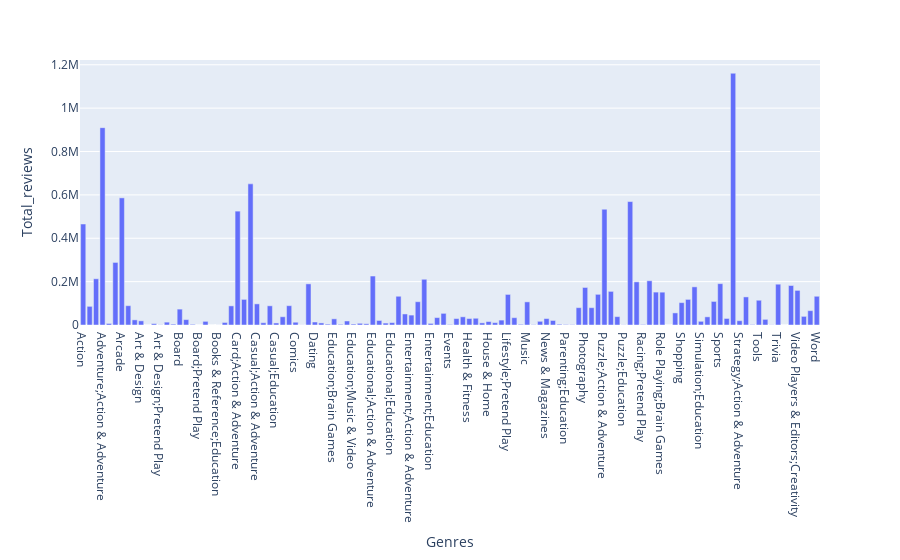

Notebook code for this chart:
### Code cell
px.bar(data_frame=genres_review_average,
        x=genres_review_average["Genres"],
        y=genres_review_average["Total_reviews"])

### Figure 1 — Plotly figure (JSON) as saved in the notebook; plotly's stock layout.template omitted (floating-point values rounded to 4 significant figures)
{"data": [{"alignmentgroup": "True", "hovertemplate": "Genres=%{x}<br>Total_reviews=%{y}<extra></extra>", "legendgroup": "", "marker": {"color": "#636efa", "pattern": {"shape": ""}}, "name": "", "offsetgroup": "", "orientation": "v", "showlegend": false, "textposition": "auto", "type": "bar", "x": ["Action", "Action;Action & Adventure", "Adventure", "Adventure;Action & Adventure", "Adventure;Brain Games", "Adventure;Education", "Arcade", "Arcade;Action & Adventure", "Arcade;Pretend Play", "Art & Design", "Art & Design;Action & Adventure", "Art & Design;Creativity", "Art & Design;Pretend Play", "Auto & Vehicles", "Beauty", "Board", "Board;Action & Adventure", "Board;Brain Games", "Board;Pretend Play", "Books & Reference", "Books & Reference;Creativity", "Books & Reference;Education", "Business", "Card", "Card;Action & Adventure", "Casino", "Casual", "Casual;Action & Adventure", "Casual;Brain Games", "Casual;Creativity", "Casual;Education", "Casual;Music & Video", "Casual;Pretend Play", "Comics", "Comics;Creativity", "Communication", "Dating", "Education", "Education;Action & Adventure", "Education;Brain Games", "Education;Creativity", "Education;Education", "Education;Music & Video", "Education;Pretend Play", "Educational", "Educational;Action & Adventure", "Educational;Brain Games", "Educational;Creativity", "Educational;Education", "Educational;Pretend Play", "Entertainment", "Entertainment;Action & Adventure", "Entertainment;Brain Games", "Entertainment;Creativity", "Entertainment;Education", "Entertainment;Music & Video", "Entertainment;Pretend Play", "Events", "Finance", "Food & Drink", "Health & Fitness", "Health & Fitness;Action & Adventure", "Health & Fitness;Education", "House & Home", "Libraries & Demo", "Lifestyle", "Lifestyle;Pretend Play", "Maps & Navigation", "Medical", "Music", "Music & Audio;Music & Video", "Music;Music & Video", "News & Magazines", "Parenting", "Parenting;Brain Games", "Parenting;Education", "Parenting;Music & Video", "Personalization", "Photography", "Productivity", "Puzzle", "Puzzle;Action & Adventure", "Puzzle;Brain Games", "Puzzle;Creativity", "Puzzle;Education", "Racing", "Racing;Action & Adventure", "Racing;Pretend Play", "Role Playing", "Role Playing;Action & Adventure", "Role Playing;Brain Games", "Role Playing;Education", "Role Playing;Pretend Play", "Shopping", "Simulation", "Simulation;Action & Adventure", "Simulation;Education", "Simulation;Pretend Play", "Social", "Sports", "Sports;Action & Adventure", "Strategy", "Strategy;Action & Adventure", "Strategy;Creativity", "Strategy;Education", "Tools", "Travel & Local", "Travel & Local;Action & Adventure", "Trivia", "Trivia;Education", "Video Players & Editors", "Video Players & Editors;Creativity", "Video Players & Editors;Music & Video", "Weather", "Word"], "xaxis": "x", "y": [465700.0, 86030.0, 213100.0, 909924, 7148, 288523, 586300.0, 89090.0, 23671, 19170.0, 61, 6340.0, 967, 13230.0, 3976.0, 73260.0, 24938, 3096.0, 4, 16820.0, 9, 235.5, 11680.0, 88210.0, 525087, 118100.0, 650800.0, 97480.0, 10477, 88470.0, 9398.0, 38021, 89110.0, 12790.0, 516, 189700.0, 13820.0, 9535.0, 3974.0, 28450, 3064.0, 18510.0, 4311, 7848.0, 5744.0, 225800.0, 20890.0, 8917, 10970.0, 132500.0, 50900.0, 45750, 107400.0, 210880, 7320, 34160.0, 53655, 2222.0, 29660.0, 37790.0, 29810.0, 31061, 9856, 16000.0, 10980.0, 22610.0, 140995, 33740.0, 3079.0, 106700.0, 1369, 17030.0, 29630.0, 20910.0, 3614, 2196.0, 1657.0, 79970.0, 173100.0, 79850.0, 141400.0, 533779, 155000.0, 38620.0, 834, 569100.0, 199100.0, 2200, 204000.0, 151700.0, 151374, 1, 55798, 103200.0, 118000.0, 175900.0, 16980.0, 37650.0, 108700.0, 190600.0, 30150.0, 1161000.0, 19820.0, 129542, 2062, 114200.0, 25940.0, 890, 188136, 8, 182100.0, 159619, 39779, 66190.0, 132500.0], "yaxis": "y"}], "layout": {"barmode": "relative", "legend": {"tracegroupgap": 0}, "margin": {"t": 60}, "xaxis": {"anchor": "y", "domain": [0, 1], "title": {"text": "Genres"}}, "yaxis": {"anchor": "x", "domain": [0, 1], "title": {"text": "Total_reviews"}}}}
